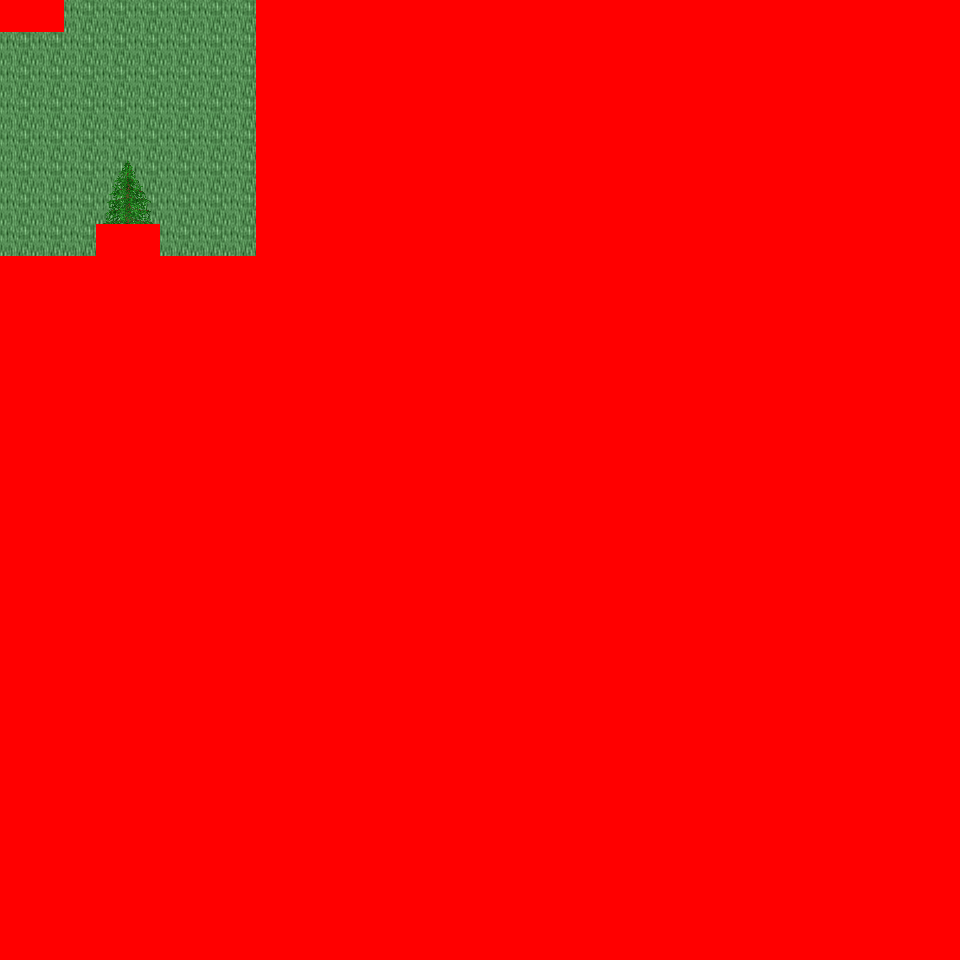

The image is a tile-based game level rendered from a .tmx file. Its description and source (layers, tilesets, objects; grid data summarised) follow:
An orthogonal 30x30 tile map with 32x32 px tiles, 6 tile layers (Ground, Object, Object2, Above, ...), 38 tilesets and 2 objects (2x mapchange).

<map version="1.0" orientation="orthogonal" renderorder="right-down" width="30" height="30" tilewidth="32" tileheight="32" nextobjectid="3">
  <tileset firstgid="1" name="tileset_logic_collision" tilewidth="32" tileheight="32" tilecount="1" columns="1">
    <image source="../drawable/tileset_logic_collision.png" width="32" height="32" />
  </tileset>
  <tileset firstgid="2" name="tileset_building_decoration_orbpedestal" tilewidth="32" tileheight="32" tilecount="2" columns="1">
    <image source="../drawable/tileset_building_decoration_orbpedestal.png" width="32" height="64" />
  </tileset>
  <tileset firstgid="4" name="tileset_building_decoration_block" tilewidth="32" tileheight="32" tilecount="2" columns="2">
    <image source="../drawable/tileset_building_decoration_block.png" width="64" height="32" />
  </tileset>
  <tileset firstgid="6" name="tileset_building_decoration_chimney" tilewidth="32" tileheight="32" tilecount="2" columns="1">
    <image source="../drawable/tileset_building_decoration_chimney.png" width="32" height="64" />
  </tileset>
  <tileset firstgid="8" name="tileset_building_fence_fence_chunky" tilewidth="32" tileheight="32" tilecount="21" columns="3">
    <image source="../drawable/tileset_building_fence_fence_chunky.png" width="96" height="224" />
  </tileset>
  <tileset firstgid="29" name="tileset_ground_cobbled_paving" tilewidth="32" tileheight="32" tilecount="1" columns="1">
    <image source="../drawable/tileset_ground_cobbled_paving.png" width="32" height="32" />
  </tileset>
  <tileset firstgid="30" name="tileset_ground_gravel" tilewidth="32" tileheight="32" tilecount="1" columns="1">
    <image source="../drawable/tileset_ground_gravel.png" width="32" height="32" />
  </tileset>
  <tileset firstgid="31" name="tileset_ground_stone_floors" tilewidth="32" tileheight="32" tilecount="6" columns="3">
    <image source="../drawable/tileset_ground_stone_floors.png" width="96" height="64" />
  </tileset>
  <tileset firstgid="37" name="tileset_ground_ground" tilewidth="32" tileheight="32" tilecount="33" columns="3">
    <image source="../drawable/tileset_ground_ground.png" width="96" height="352" />
  </tileset>
  <tileset firstgid="70" name="tileset_plant_bush_hedge" tilewidth="32" tileheight="32" tilecount="35" columns="5">
    <image source="../drawable/tileset_plant_bush_hedge.png" width="160" height="224" />
  </tileset>
  <tileset firstgid="105" name="tileset_plant_bush_various_small" tilewidth="32" tileheight="32" tilecount="9" columns="3">
    <image source="../drawable/tileset_plant_bush_various_small.png" width="96" height="96" />
  </tileset>
  <tileset firstgid="114" name="tileset_plant_flower_daisy_blue" tilewidth="32" tileheight="32" tilecount="8" columns="2">
    <image source="../drawable/tileset_plant_flower_daisy_blue.png" width="64" height="128" />
  </tileset>
  <tileset firstgid="122" name="tileset_plant_flower_daisy_red" tilewidth="32" tileheight="32" tilecount="8" columns="2">
    <image source="../drawable/tileset_plant_flower_daisy_red.png" width="64" height="128" />
  </tileset>
  <tileset firstgid="130" name="tileset_plant_flower_daisy_white" tilewidth="32" tileheight="32" tilecount="8" columns="2">
    <image source="../drawable/tileset_plant_flower_daisy_white.png" width="64" height="128" />
  </tileset>
  <tileset firstgid="138" name="tileset_plant_flower_daisy_yellow" tilewidth="32" tileheight="32" tilecount="8" columns="2">
    <image source="../drawable/tileset_plant_flower_daisy_yellow.png" width="64" height="128" />
  </tileset>
  <tileset firstgid="146" name="tileset_plant_vine_plait" tilewidth="32" tileheight="32" tilecount="9" columns="3">
    <image source="../drawable/tileset_plant_vine_plait.png" width="96" height="96" />
  </tileset>
  <tileset firstgid="155" name="tileset_furniture_light_iron_lamp" tilewidth="32" tileheight="32" tilecount="3" columns="1">
    <image source="../drawable/tileset_furniture_light_iron_lamp.png" width="32" height="96" />
  </tileset>
  <tileset firstgid="158" name="tileset_furniture_light_flames" tilewidth="32" tileheight="32" tilecount="6" columns="6">
    <image source="../drawable/tileset_furniture_light_flames.png" width="192" height="32" />
  </tileset>
  <tileset firstgid="164" name="tileset_ground_grass_corners" tilewidth="32" tileheight="32" tilecount="24" columns="6">
    <image source="../drawable/tileset_ground_grass_corners.png" width="192" height="128" />
  </tileset>
  <tileset firstgid="188" name="tileset_ground_grass_edges" tilewidth="32" tileheight="32" tilecount="36" columns="12">
    <image source="../drawable/tileset_ground_grass_edges.png" width="384" height="96" />
  </tileset>
  <tileset firstgid="224" name="tileset_plant_tree_tree_golden_large" tilewidth="32" tileheight="32" tilecount="24" columns="4">
    <image source="../drawable/tileset_plant_tree_tree_golden_large.png" width="128" height="192" />
  </tileset>
  <tileset firstgid="248" name="tileset_ground_water_dungeon_water" tilewidth="32" tileheight="32" tilecount="30" columns="3">
    <image source="../drawable/tileset_ground_water_dungeon_water.png" width="96" height="320" />
  </tileset>
  <tileset firstgid="278" name="tileset_plant_indoor_pot_plant_1" tilewidth="32" tileheight="32" tilecount="12" columns="6">
    <image source="../drawable/tileset_plant_indoor_pot_plant_1.png" width="192" height="64" />
  </tileset>
  <tileset firstgid="290" name="tileset_item_statue_metal_and_stone" tilewidth="32" tileheight="32" tilecount="6" columns="3">
    <image source="../drawable/tileset_item_statue_metal_and_stone.png" width="96" height="64" />
  </tileset>
  <tileset firstgid="296" name="tileset_item_statue_grey_stone" tilewidth="32" tileheight="32" tilecount="4" columns="2">
    <image source="../drawable/tileset_item_statue_grey_stone.png" width="64" height="64" />
  </tileset>
  <tileset firstgid="300" name="tileset_building_castle" tilewidth="32" tileheight="32" tilecount="320" columns="20">
    <image source="../drawable/tileset_building_castle.png" width="640" height="512" />
  </tileset>
  <tileset firstgid="620" name="tileset_building_church" tilewidth="32" tileheight="32" tilecount="56" columns="8">
    <image source="../drawable/tileset_building_church.png" width="256" height="224" />
  </tileset>
  <tileset firstgid="676" name="tileset_item_pot_pot_golden" tilewidth="32" tileheight="32" tilecount="4" columns="4">
    <image source="../drawable/tileset_item_pot_pot_golden.png" width="128" height="32" />
  </tileset>
  <tileset firstgid="680" name="tileset_furniture_table_bench" tilewidth="32" tileheight="32" tilecount="3" columns="3">
    <image source="../drawable/tileset_furniture_table_bench.png" width="96" height="32" />
  </tileset>
  <tileset firstgid="683" name="tileset_item_statue_green_stone" tilewidth="32" tileheight="32" tilecount="12" columns="4">
    <image source="../drawable/tileset_item_statue_green_stone.png" width="128" height="96" />
  </tileset>
  <tileset firstgid="695" name="tileset_item_statue_green_stone_2" tilewidth="32" tileheight="32" tilecount="6" columns="2">
    <image source="../drawable/tileset_item_statue_green_stone_2.png" width="64" height="96" />
  </tileset>
  <tileset firstgid="701" name="tileset_plant_bush_hosta" tilewidth="32" tileheight="32" tilecount="9" columns="3">
    <image source="../drawable/tileset_plant_bush_hosta.png" width="96" height="96" />
  </tileset>
  <tileset firstgid="710" name="tileset_plant_tree_tree_green" tilewidth="32" tileheight="32" tilecount="88" columns="8">
    <image source="../drawable/tileset_plant_tree_tree_green.png" width="256" height="352" />
  </tileset>
  <tileset firstgid="798" name="tileset_item_banners_flag" tilewidth="32" tileheight="32" tilecount="12" columns="3">
    <image source="../drawable/tileset_item_banners_flag.png" width="96" height="128" />
  </tileset>
  <tileset firstgid="810" name="tileset_furniture_table_long_front_on" tilewidth="32" tileheight="32" tilecount="3" columns="1">
    <image source="../drawable/tileset_furniture_table_long_front_on.png" width="32" height="96" />
  </tileset>
  <tileset firstgid="813" name="tileset_item_flagpole" tilewidth="32" tileheight="32" tilecount="3" columns="1">
    <image source="../drawable/tileset_item_flagpole.png" width="32" height="96" />
  </tileset>
  <tileset firstgid="816" name="tileset_plant_tree_spruce" tilewidth="32" tileheight="32" tilecount="6" columns="2">
    <image source="../drawable/tileset_plant_tree_spruce.png" width="64" height="96" />
  </tileset>
  <tileset firstgid="822" name="tileset_plant_stump_stump_brown" tilewidth="32" tileheight="32" tilecount="4" columns="2">
    <image source="../drawable/tileset_plant_stump_stump_brown.png" width="64" height="64" />
  </tileset>
  <layer name="Ground" width="30" height="30">
    <data>[900 cells, 218 non-empty, 1 distinct tile ids]</data>
  </layer>
  <layer name="Object" width="30" height="30">
    <data>[900 cells, 25 non-empty, 12 distinct tile ids]</data>
  </layer>
  <layer name="Object2" width="30" height="30">
    <data>[900 cells, 0 non-empty, 0 distinct tile ids]</data>
  </layer>
  <layer name="Above" width="30" height="30">
    <data>[900 cells, 66 non-empty, 19 distinct tile ids]</data>
  </layer>
  <layer name="Above2" width="30" height="30">
    <data>[900 cells, 0 non-empty, 0 distinct tile ids]</data>
  </layer>
  <layer name="Walkable" width="30" height="30">
    <data>[900 cells, 840 non-empty, 1 distinct tile ids]</data>
  </layer>
  <objectgroup name="MapEvents">
    <object id="1" name="north" type="mapchange" x="64" y="0" width="192" height="32">
      <properties>
        <property name="map" value="0_ados_mountain_n2_w2_x3_y4" />
        <property name="place" value="south" />
      </properties>
    </object>
    <object id="2" name="west" type="mapchange" x="0" y="32" width="32" height="224">
      <properties>
        <property name="map" value="0_fado_forest_s_x3_y4" />
        <property name="place" value="east" />
      </properties>
    </object>
  </objectgroup>
</map>
